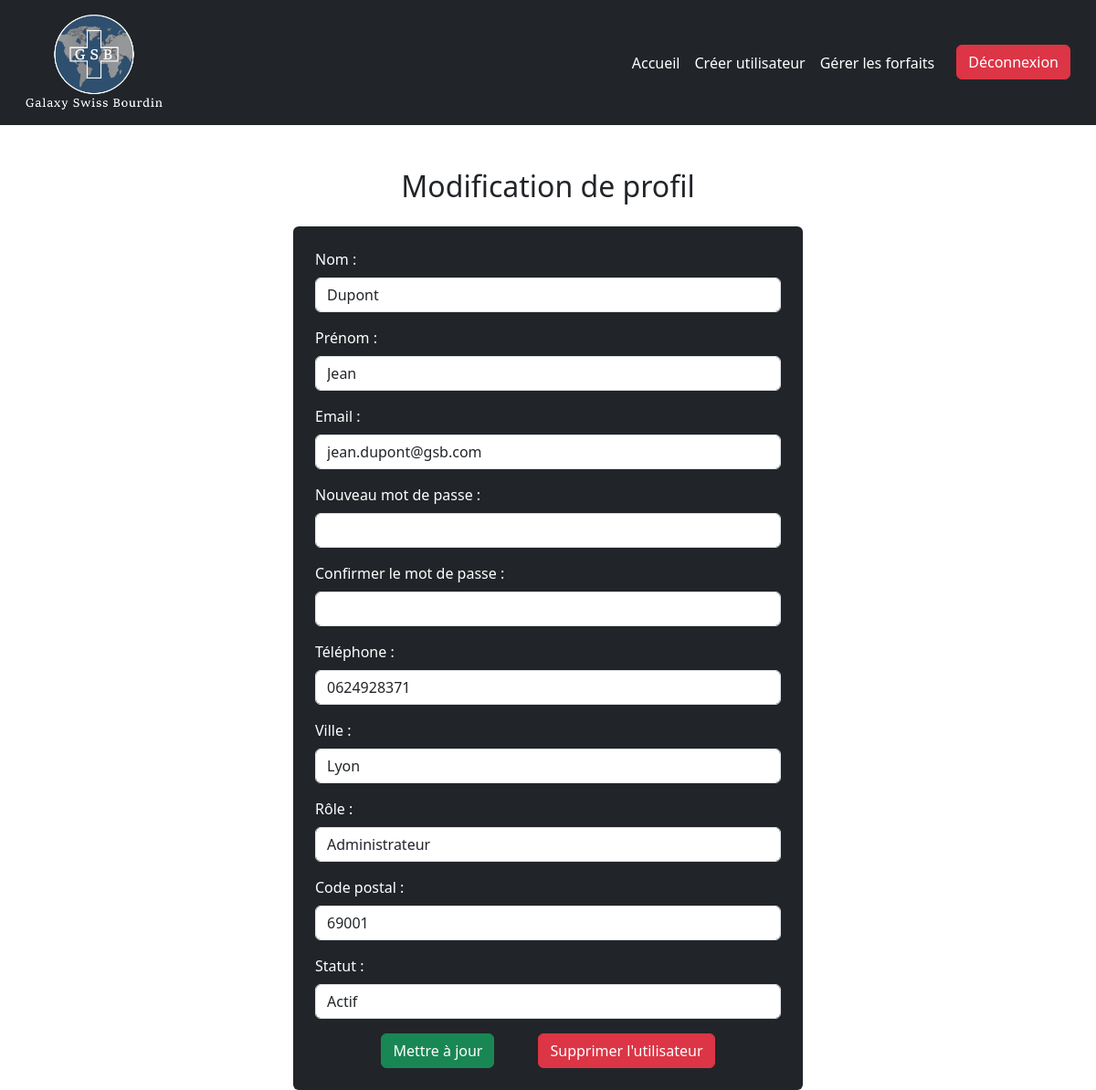
The page /modifierProfil.php?id=1 on the database its author committed.
### tables this page shows
CREATE TABLE `utilisateur` (
  `id` int(11) NOT NULL,
  `nom` varchar(50) DEFAULT NULL,
  `prenom` varchar(50) DEFAULT NULL,
  `email` varchar(100) DEFAULT NULL,
  `pass` varchar(255) DEFAULT NULL,
  `telephone` varchar(255) NOT NULL,
  `ville` varchar(100) DEFAULT NULL,
  `code_postal` varchar(11) DEFAULT NULL,
  `statut` varchar(50) DEFAULT NULL,
  `id_role` int(11) NOT NULL
);

CREATE TABLE `role` (
  `id_role` int(255) NOT NULL,
  `nom_role` varchar(50) NOT NULL
);

### modifierProfil.php (the view, shortened to what this page needs)
<?php
$db = 'mysql:host=collaiw225.mysql.db;dbname=collaiw225;charset=utf8';
$username = 'collaiw225';
$password = '1234Azer';
$options = [
    PDO::ATTR_ERRMODE => PDO::ERRMODE_EXCEPTION,
    PDO::ATTR_DEFAULT_FETCH_MODE => PDO::FETCH_ASSOC,
];
try {
    $pdo = new PDO($db, $username, $password, $options);
} catch (PDOException $e) {
    die('Erreur de connexion : ' . $e->getMessage());
}
if (isset($_GET['id'])) {
    $userId = (int)$_GET['id'];
    $sql = "SELECT u.*, r.nom_role FROM utilisateur u
        JOIN role r ON u.id_role = r.id_role
        WHERE u.id = ?";
    $stmt = $pdo->prepare($sql);
    $stmt->execute([$userId]);
    $utilisateur = $stmt->fetch();
} else {
    die('ID utilisateur non spécifié.');
}
?>
<!DOCTYPE html>
<html lang="fr">
<head>
    <link href="https://cdn.jsdelivr.net/npm/bootstrap@5.3.0/dist/css/bootstrap.min.css" rel="stylesheet">
</head>
<body>
<nav class="navbar navbar-expand-lg bg-dark navbar-dark p-3">
    <div class="container-fluid">
    <img src="assets\images\Fichier 1.png" alt="Logo" width="150" height="auto" class="d-inline-block align-text-center">
        <div class="collapse navbar-collapse" id="navbarNav">
            <ul class="navbar-nav ms-auto">
                <li class="nav-item">
                    <a class="nav-link text-white" href="dashboardAdmin.php">Accueil</a>
                </li>
                <li class="nav-item">
                    <a class="nav-link text-white" href="creerProfil.php">Créer utilisateur</a>
                </li>
                <li class="nav-item">
                    <a class="nav-link text-white" href="gererForfaits.php">Gérer les forfaits</a>
                </li>
                <li class="nav-item">
                    <form action="logout.php" method="post" class="d-inline">
                        <button type="submit" class="btn btn-danger ms-3">Déconnexion</button>
                    </form>
                </li>
            </ul>
        </div>
    </div>
</nav>
<div class="container mt-5">
    <h2 class="text-center mb-4 text-dark">Modification de profil</h2>
    <form method="POST" class="bg-dark p-4 rounded w-50 mx-auto">
        <div class="mb-3">
            <label for="nom" class="form-label text-white">Nom :</label>
            <input type="text" class="form-control" id="nom" name="nom" value="<?= htmlspecialchars($utilisateur['nom']) ?>" required>
        </div>
        <div class="mb-3">
            <label for="prenom" class="form-label text-white">Prénom :</label>
            <input type="text" class="form-control" id="prenom" name="prenom" value="<?= htmlspecialchars($utilisateur['prenom']) ?>" required>
        </div>
        <div class="mb-3">
            <label for="email" class="form-label text-white">Email :</label>
            <input type="email" class="form-control" id="email" name="email" value="<?= htmlspecialchars($utilisateur['email']) ?>" required>
        </div>
        <div class="mb-3">
            <label for="password" class="form-label text-white">Nouveau mot de passe :</label>
            <input type="password" class="form-control" id="password" name="password">
        </div>
        <div class="mb-3">
            <label for="confirm_password" class="form-label text-white">Confirmer le mot de passe :</label>
            <input type="password" class="form-control" id="confirm_password" name="confirm_password">
        </div>
        <div class="mb-3">
            <label for="code_postal" class="form-label text-white">Téléphone :</label>
            <input type="number" class="form-control" id="telephone" name="telephone" value="<?= htmlspecialchars($utilisateur['telephone']) ?>" required>
        </div>
        <div class="mb-3">
            <label for="ville" class="form-label text-white">Ville :</label>
            <input type="text" class="form-control" id="ville" name="ville" value="<?= htmlspecialchars($utilisateur['ville']) ?>" required>
        </div>
        <div class="mb-3">
            <label for="role_compte" class="form-label text-white">Rôle :</label>
            <select class="form-control" id="role_compte" name="role_compte" required>
                <option value="Administrateur" <?= $utilisateur['nom_role'] == 'Administrateur' ? 'selected' : '' ?>>Administrateur</option>
            </select>
        </div>
        <div class="mb-3">
            <label for="code_postal" class="form-label text-white">Code postal :</label>
            <input type="text" class="form-control" id="code_postal" name="code_postal" value="<?= htmlspecialchars($utilisateur['code_postal']) ?>" required>
        </div>
        <div class="mb-3">
            <label for="statut" class="form-label text-white">Statut :</label>
            <select class="form-control" id="statut" name="statut" required>
                <option value="Actif" <?= $utilisateur['statut'] == 'Actif' ? 'selected' : '' ?>>Actif</option>
            </select>
        </div>
        <div class="text-center d-flex justify-content-center gap-5">
            <button type="submit" name="update" class="btn btn-success text-white">Mettre à jour</button>
            <button type="submit" name="delete" class="btn btn-danger" onclick="return confirm('Êtes-vous sûr de vouloir supprimer cet utilisateur ?');">Supprimer l'utilisateur</button>
        </div>
    </form>
</div>
</body>
</html>

### rows shown on the page
utilisateur: nom "Dupont", prenom "Jean", email "jean.dupont@gsb.com", telephone "0624928371", ville "Lyon", code_postal "69001", statut "Actif"
role: role_compte "Administrateur"
